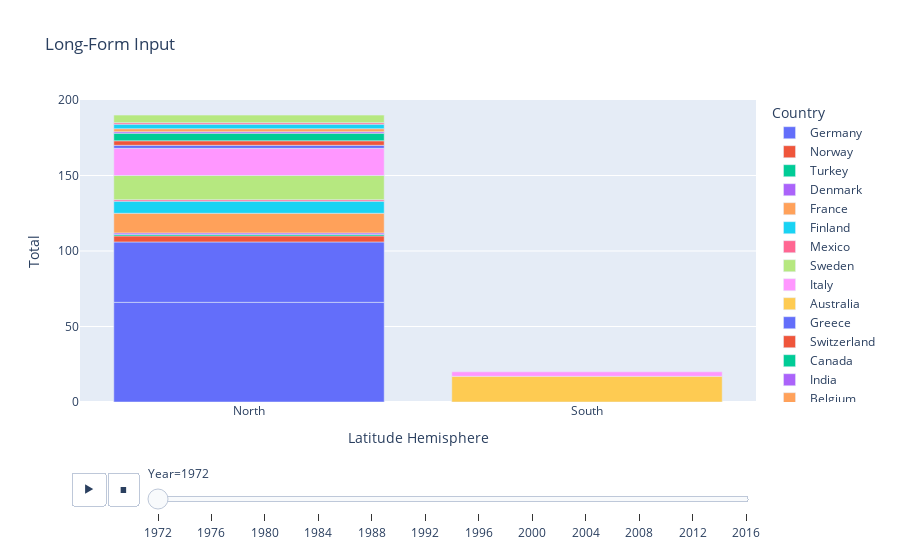

Notebook cell for this chart:
### Code cell
fig = px.bar(df3, x="Latitude Hemisphere", y="Total", color="Country", title="Long-Form Input", 
             animation_frame="Year")
fig.show()

### Figure 1 — Plotly figure (JSON) as saved in the notebook; plotly's stock layout.template omitted (floating-point values rounded to 4 significant figures)
{"data": [{"alignmentgroup": "True", "hovertemplate": "Country=Germany<br>Year=1972<br>Latitude Hemisphere=%{x}<br>Total=%{y}<extra></extra>", "legendgroup": "Germany", "marker": {"color": "#636efa"}, "name": "Germany", "offsetgroup": "Germany", "orientation": "v", "showlegend": true, "textposition": "auto", "type": "bar", "x": ["North", "North"], "xaxis": "x", "y": [66, 40], "yaxis": "y"}, {"alignmentgroup": "True", "hovertemplate": "Country=Norway<br>Year=1972<br>Latitude Hemisphere=%{x}<br>Total=%{y}<extra></extra>", "legendgroup": "Norway", "marker": {"color": "#EF553B"}, "name": "Norway", "offsetgroup": "Norway", "orientation": "v", "showlegend": true, "textposition": "auto", "type": "bar", "x": ["North"], "xaxis": "x", "y": [4], "yaxis": "y"}, {"alignmentgroup": "True", "hovertemplate": "Country=Turkey<br>Year=1972<br>Latitude Hemisphere=%{x}<br>Total=%{y}<extra></extra>", "legendgroup": "Turkey", "marker": {"color": "#00cc96"}, "name": "Turkey", "offsetgroup": "Turkey", "orientation": "v", "showlegend": true, "textposition": "auto", "type": "bar", "x": ["North"], "xaxis": "x", "y": [1], "yaxis": "y"}, {"alignmentgroup": "True", "hovertemplate": "Country=Denmark<br>Year=1972<br>Latitude Hemisphere=%{x}<br>Total=%{y}<extra></extra>", "legendgroup": "Denmark", "marker": {"color": "#ab63fa"}, "name": "Denmark", "offsetgroup": "Denmark", "orientation": "v", "showlegend": true, "textposition": "auto", "type": "bar", "x": ["North"], "xaxis": "x", "y": [1], "yaxis": "y"}, {"alignmentgroup": "True", "hovertemplate": "Country=France<br>Year=1972<br>Latitude Hemisphere=%{x}<br>Total=%{y}<extra></extra>", "legendgroup": "France", "marker": {"color": "#FFA15A"}, "name": "France", "offsetgroup": "France", "orientation": "v", "showlegend": true, "textposition": "auto", "type": "bar", "x": ["North"], "xaxis": "x", "y": [13], "yaxis": "y"}, {"alignmentgroup": "True", "hovertemplate": "Country=Finland<br>Year=1972<br>Latitude Hemisphere=%{x}<br>Total=%{y}<extra></extra>", "legendgroup": "Finland", "marker": {"color": "#19d3f3"}, "name": "Finland", "offsetgroup": "Finland", "orientation": "v", "showlegend": true, "textposition": "auto", "type": "bar", "x": ["North"], "xaxis": "x", "y": [8], "yaxis": "y"}, {"alignmentgroup": "True", "hovertemplate": "Country=Mexico<br>Year=1972<br>Latitude Hemisphere=%{x}<br>Total=%{y}<extra></extra>", "legendgroup": "Mexico", "marker": {"color": "#FF6692"}, "name": "Mexico", "offsetgroup": "Mexico", "orientation": "v", "showlegend": true, "textposition": "auto", "type": "bar", "x": ["North"], "xaxis": "x", "y": [1], "yaxis": "y"}, {"alignmentgroup": "True", "hovertemplate": "Country=Sweden<br>Year=1972<br>Latitude Hemisphere=%{x}<br>Total=%{y}<extra></extra>", "legendgroup": "Sweden", "marker": {"color": "#B6E880"}, "name": "Sweden", "offsetgroup": "Sweden", "orientation": "v", "showlegend": true, "textposition": "auto", "type": "bar", "x": ["North"], "xaxis": "x", "y": [16], "yaxis": "y"}, {"alignmentgroup": "True", "hovertemplate": "Country=Italy<br>Year=1972<br>Latitude Hemisphere=%{x}<br>Total=%{y}<extra></extra>", "legendgroup": "Italy", "marker": {"color": "#FF97FF"}, "name": "Italy", "offsetgroup": "Italy", "orientation": "v", "showlegend": true, "textposition": "auto", "type": "bar", "x": ["North"], "xaxis": "x", "y": [18], "yaxis": "y"}, {"alignmentgroup": "True", "hovertemplate": "Country=Australia<br>Year=1972<br>Latitude Hemisphere=%{x}<br>Total=%{y}<extra></extra>", "legendgroup": "Australia", "marker": {"color": "#FECB52"}, "name": "Australia", "offsetgroup": "Australia", "orientation": "v", "showlegend": true, "textposition": "auto", "type": "bar", "x": ["South"], "xaxis": "x", "y": [17], "yaxis": "y"}, {"alignmentgroup": "True", "hovertemplate": "Country=Greece<br>Year=1972<br>Latitude Hemisphere=%{x}<br>Total=%{y}<extra></extra>", "legendgroup": "Greece", "marker": {"color": "#636efa"}, "name": "Greece", "offsetgroup": "Greece", "orientation": "v", "showlegend": true, "textposition": "auto", "type": "bar", "x": ["North"], "xaxis": "x", "y": [2], "yaxis": "y"}, {"alignmentgroup": "True", "hovertemplate": "Country=Switzerland<br>Year=1972<br>Latitude Hemisphere=%{x}<br>Total=%{y}<extra></extra>", "legendgroup": "Switzerland", "marker": {"color": "#EF553B"}, "name": "Switzerland", "offsetgroup": "Switzerland", "orientation": "v", "showlegend": true, "textposition": "auto", "type": "bar", "x": ["North"], "xaxis": "x", "y": [3], "yaxis": "y"}, {"alignmentgroup": "True", "hovertemplate": "Country=Canada<br>Year=1972<br>Latitude Hemisphere=%{x}<br>Total=%{y}<extra></extra>", "legendgroup": "Canada", "marker": {"color": "#00cc96"}, "name": "Canada", "offsetgroup": "Canada", "orientation": "v", "showlegend": true, "textposition": "auto", "type": "bar", "x": ["North"], "xaxis": "x", "y": [5], "yaxis": "y"}, {"alignmentgroup": "True", "hovertemplate": "Country=India<br>Year=1972<br>Latitude Hemisphere=%{x}<br>Total=%{y}<extra></extra>", "legendgroup": "India", "marker": {"color": "#ab63fa"}, "name": "India", "offsetgroup": "India", "orientation": "v", "showlegend": true, "textposition": "auto", "type": "bar", "x": ["North"], "xaxis": "x", "y": [1], "yaxis": "y"}, {"alignmentgroup": "True", "hovertemplate": "Country=Belgium<br>Year=1972<br>Latitude Hemisphere=%{x}<br>Total=%{y}<extra></extra>", "legendgroup": "Belgium", "marker": {"color": "#FFA15A"}, "name": "Belgium", "offsetgroup": "Belgium", "orientation": "v", "showlegend": true, "textposition": "auto", "type": "bar", "x": ["North"], "xaxis": "x", "y": [2], "yaxis": "y"}, {"alignmentgroup": "True", "hovertemplate": "Country=Austria<br>Year=1972<br>Latitude Hemisphere=%{x}<br>Total=%{y}<extra></extra>", "legendgroup": "Austria", "marker": {"color": "#19d3f3"}, "name": "Austria", "offsetgroup": "Austria", "orientation": "v", "showlegend": true, "textposition": "auto", "type": "bar", "x": ["North"], "xaxis": "x", "y": [3], "yaxis": "y"}, {"alignmentgroup": "True", "hovertemplate": "Country=Spain<br>Year=1972<br>Latitude Hemisphere=%{x}<br>Total=%{y}<extra></extra>", "legendgroup": "Spain", "marker": {"color": "#FF6692"}, "name": "Spain", "offsetgroup": "Spain", "orientation": "v", "showlegend": true, "textposition": "auto", "type": "bar", "x": ["North"], "xaxis": "x", "y": [1], "yaxis": "y"}, {"alignmentgroup": "True", "hovertemplate": "Country=Netherlands<br>Year=1972<br>Latitude Hemisphere=%{x}<br>Total=%{y}<extra></extra>", "legendgroup": "Netherlands", "marker": {"color": "#B6E880"}, "name": "Netherlands", "offsetgroup": "Netherlands", "orientation": "v", "showlegend": true, "textposition": "auto", "type": "bar", "x": ["North"], "xaxis": "x", "y": [5], "yaxis": "y"}, {"alignmentgroup": "True", "hovertemplate": "Country=New Zealand<br>Year=1972<br>Latitude Hemisphere=%{x}<br>Total=%{y}<extra></extra>", "legendgroup": "New Zealand", "marker": {"color": "#FF97FF"}, "name": "New Zealand", "offsetgroup": "New Zealand", "orientation": "v", "showlegend": true, "textposition": "auto", "type": "bar", "x": ["South"], "xaxis": "x", "y": [3], "yaxis": "y"}], "layout": {"barmode": "relative", "legend": {"title": {"text": "Country"}, "tracegroupgap": 0}, "sliders": [{"active": 0, "currentvalue": {"prefix": "Year="}, "len": 0.9, "pad": {"b": 10, "t": 60}, "steps": [{"args": [["1972"], {"frame": {"duration": 0, "redraw": true}, "fromcurrent": true, "mode": "immediate", "transition": {"duration": 0, "easing": "linear"}}], "label": "1972", "method": "animate"}, {"args": [["1976"], {"frame": {"duration": 0, "redraw": true}, "fromcurrent": true, "mode": "immediate", "transition": {"duration": 0, "easing": "linear"}}], "label": "1976", "method": "animate"}, {"args": [["1980"], {"frame": {"duration": 0, "redraw": true}, "fromcurrent": true, "mode": "immediate", "transition": {"duration": 0, "easing": "linear"}}], "label": "1980", "method": "animate"}, {"args": [["1984"], {"frame": {"duration": 0, "redraw": true}, "fromcurrent": true, "mode": "immediate", "transition": {"duration": 0, "easing": "linear"}}], "label": "1984", "method": "animate"}, {"args": [["1988"], {"frame": {"duration": 0, "redraw": true}, "fromcurrent": true, "mode": "immediate", "transition": {"duration": 0, "easing": "linear"}}], "label": "1988", "method": "animate"}, {"args": [["1992"], {"frame": {"duration": 0, "redraw": true}, "fromcurrent": true, "mode": "immediate", "transition": {"duration": 0, "easing": "linear"}}], "label": "1992", "method": "animate"}, {"args": [["1996"], {"frame": {"duration": 0, "redraw": true}, "fromcurrent": true, "mode": "immediate", "transition": {"duration": 0, "easing": "linear"}}], "label": "1996", "method": "animate"}, {"args": [["2000"], {"frame": {"duration": 0, "redraw": true}, "fromcurrent": true, "mode": "immediate", "transition": {"duration": 0, "easing": "linear"}}], "label": "2000", "method": "animate"}, {"args": [["2004"], {"frame": {"duration": 0, "redraw": true}, "fromcurrent": true, "mode": "immediate", "transition": {"duration": 0, "easing": "linear"}}], "label": "2004", "method": "animate"}, {"args": [["2008"], {"frame": {"duration": 0, "redraw": true}, "fromcurrent": true, "mode": "immediate", "transition": {"duration": 0, "easing": "linear"}}], "label": "2008", "method": "animate"}, {"args": [["2012"], {"frame": {"duration": 0, "redraw": true}, "fromcurrent": true, "mode": "immediate", "transition": {"duration": 0, "easing": "linear"}}], "label": "2012", "method": "animate"}, {"args": [["2016"], {"frame": {"duration": 0, "redraw": true}, "fromcurrent": true, "mode": "immediate", "transition": {"duration": 0, "easing": "linear"}}], "label": "2016", "method": "animate"}], "x": 0.1, "xanchor": "left", "y": 0, "yanchor": "top"}], "title": {"text": "Long-Form Input"}, "updatemenus": [{"buttons": [{"args": [null, {"frame": {"duration": 500, "redraw": true}, "fromcurrent": true, "mode": "immediate", "transition": {"duration": 500, "easing": "linear"}}], "label": "&#9654;", "method": "animate"}, {"args": [[null], {"frame": {"duration": 0, "redraw": true}, "fromcurrent": true, "mode": "immediate", "transition": {"duration": 0, "easing": "linear"}}], "label": "&#9724;", "method": "animate"}], "direction": "left", "pad": {"r": 10, "t": 70}, "showactive": false, "type": "buttons", "x": 0.1, "xanchor": "right", "y": 0, "yanchor": "top"}], "xaxis": {"anchor": "y", "domain": [0, 1], "title": {"text": "Latitude Hemisphere"}}, "yaxis": {"anchor": "x", "domain": [0, 1], "title": {"text": "Total"}}}}
